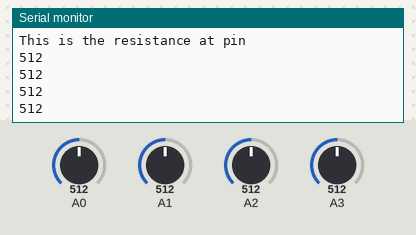
A sketch run on a simulated Arduino Uno, built with avr-gcc and run on an emulated ATmega328P. On the bench: the last lines printed to the serial monitor. Inputs (shaded band) come from the test bench; at power-on: A0 = 512, A1 = 512, A2 = 512, A3 = 512.

Above: at 1.8 s.
1.9 s: A0 set to 716
3.4 s: A1 set to 306
At 4.7 s:
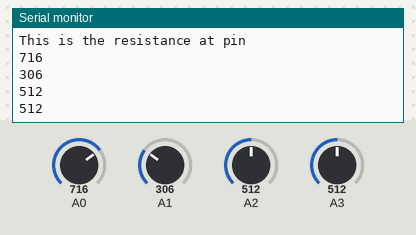
4.9 s: A2 set to 992
At 5.8 s:
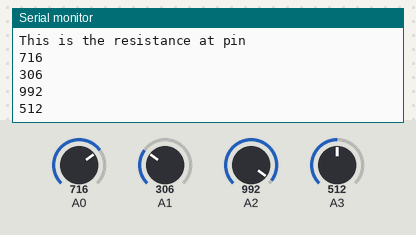
6.4 s: A3 set to 30
At 7.5 s:
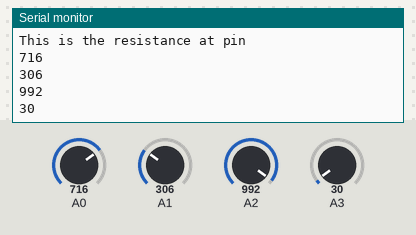
Timing chart, 0 to 8.9 s (numbered marks = the images above; inputs shaded):
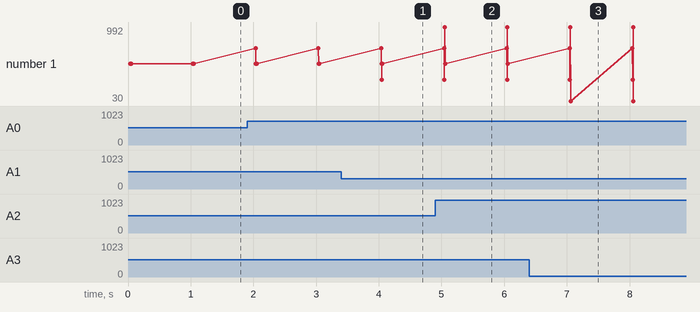

The sketch:

Potentiometer_sketch_jun10a.ino
```cpp
/***
 * Reads in analog values from pins 0 to 3
 * Specifically written for potentiometers (variable resistors)
*/

int arrPotPins[4] = {0,1,2,3}; //currently hard-coded to use Analog pins 0 1 2 3
int arrPotReadings[4]; //hard-coded to correspond to arrPotPins (i.e. arrPotPins.length should be the size of this arrray)

void setup()
{
  Serial.begin(9600);
}

void loop()
{

  Serial.println("This is the resistance at pin ");
  for (int i = 0; i < 4; i++)
  {

      arrPotReadings[i] = analogRead(arrPotPins[i]); //analog reading from the indicated pin
      Serial.println(arrPotReadings[i]);
  }
  delay(1000); //update every second

   //@TODO
   //analog reads from 0 to 1023, so we will need to scale it to get the true resistance


}
```

Measured:
- after the input at 3.4 s, the serial monitor: prints a new line after 0.64 s (image 1)
- after the input at 4.9 s, the serial monitor: prints a new line after 0.15 s (image 2)
- after the input at 6.4 s, the serial monitor: prints a new line after 0.66 s (image 3)
- plotted number 1: 512 → 30 after the input at 6.4 s
